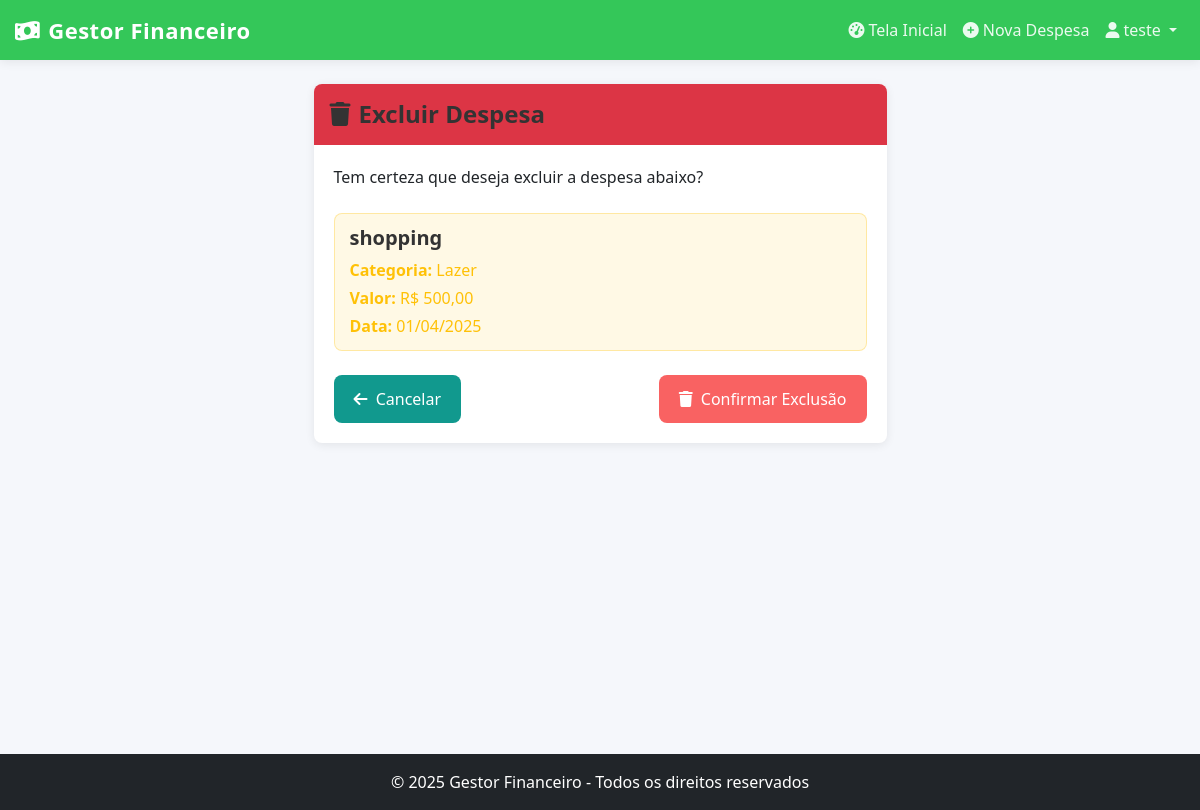
Screenshot of /excluir/4/ (signed in) with the database file from the repository.
### despesas/models.py (models this page shows, shortened)
class Despesa(models.Model):
    usuario = models.ForeignKey(User, on_delete=models.CASCADE)
    categoria = models.ForeignKey(Categoria, on_delete=models.CASCADE)
    descricao = models.CharField(max_length=200)
    valor = models.DecimalField(max_digits=10, decimal_places=2)
    data = models.DateField(default=timezone.now)
    class Meta:
        verbose_name = 'Despesa'
        verbose_name_plural = 'Despesas'
        ordering = ['-data']

class Categoria(models.Model):
    nome = models.CharField(max_length=100)
    descricao = models.TextField(blank=True, null=True)
    class Meta:
        verbose_name = 'Categoria'
        verbose_name_plural = 'Categorias'
        ordering = ['nome']

### despesas/views.py (the view)
# urls.py: path('excluir/<int:pk>/', views.DespesaDelete.as_view(), name='excluir_despesa'),
class DespesaDelete(LoginRequiredMixin, DeleteView):
    model = Despesa
    template_name = 'despesas/excluir_despesa.html'
    success_url = reverse_lazy('dashboard')
    def get_queryset(self):
        return Despesa.objects.filter(usuario=self.request.user)

### despesas/templates/despesas/excluir_despesa.html (shortened to what this page needs)
{% extends 'despesas/base.html' %}
{% block content %}
<div class="row justify-content-center">
    <div class="col-md-6">
        <div class="card">
            <div class="card-header bg-danger text-white">
                <h4 class="mb-0"><i class="fas fa-trash me-2"></i>Excluir Despesa</h4>
            </div>
            <div class="card-body">
                <p class="mb-4">Tem certeza que deseja excluir a despesa abaixo?</p>
                <div class="alert alert-warning">
                    <h5>{{ object.descricao }}</h5>
                    <p class="mb-1"><strong>Categoria:</strong> {{ object.categoria.nome }}</p>
                    <p class="mb-1"><strong>Valor:</strong> R$ {{ object.valor|floatformat:2 }}</p>
                    <p class="mb-0"><strong>Data:</strong> {{ object.data|date:"d/m/Y" }}</p>
                </div>
                <form method="post">
                    <div class="d-flex justify-content-between mt-4">
                        <a href="{% url 'dashboard' %}" class="btn btn-secondary">
                            <i class="fas fa-arrow-left me-1"></i> Cancelar
                        </a>
                        <button type="submit" class="btn btn-danger">
                            <i class="fas fa-trash me-1"></i> Confirmar Exclusão
                        </button>
                    </div>
                </form>
            </div>
        </div>
    </div>
</div>
{% endblock %}

### despesas/templates/despesas/base.html (shortened to what this page needs)
{% load static %}
<!DOCTYPE html>
<html lang="pt-br">
<head>
    <link href="https://cdn.jsdelivr.net/npm/bootstrap@5.3.0/dist/css/bootstrap.min.css" rel="stylesheet">
    <link rel="stylesheet" href="https://cdnjs.cloudflare.com/ajax/libs/font-awesome/6.4.0/css/all.min.css">
    <link rel="stylesheet" href="{% static 'despesas/css/styles.css' %}">
</head>
<body>
    <div class="content-wrapper">
        <nav class="navbar navbar-expand-lg navbar-dark bg-success mb-4">
            <div class="container">
                <a class="navbar-brand" href="{% url 'dashboard' %}">
                    <i class="fas fa-money-bill-wave me-2"></i>Gestor Financeiro
                </a>
                <div class="collapse navbar-collapse" id="navbarNav">
                    <ul class="navbar-nav ms-auto">
                        {% if user.is_authenticated %}
                        <li class="nav-item">
                            <a class="nav-link" href="{% url 'dashboard' %}">
                                <i class="fas fa-tachometer-alt me-1"></i>Tela Inicial
                            </a>
                        </li>
                        <li class="nav-item">
                            <a class="nav-link" href="{% url 'nova_despesa' %}">
                                <i class="fas fa-plus-circle me-1"></i>Nova Despesa
                            </a>
                        </li>
                        <li class="nav-item dropdown">
                            <a class="nav-link dropdown-toggle" href="#" id="navbarDropdown" role="button" data-bs-toggle="dropdown">
                                <i class="fas fa-user me-1"></i>{{ user.username }}
                            </a>
                        </li>
                        {% else %}
                        <li class="nav-item">
                            <a class="nav-link" href="{% url 'login' %}">
                                <i class="fas fa-sign-in-alt me-1"></i>Entrar
                            </a>
                        </li>
                        {% endif %}
                    </ul>
                </div>
            </div>
        </nav>
        <div class="container" id="main-content">
            {% block content %}{% endblock %}
        </div>
    </div>
    <footer class="bg-dark text-white text-center py-3">
        <div class="container">
            <p class="mb-0">&copy; {% now "Y" %} Gestor Financeiro - Todos os direitos reservados</p>
        </div>
    </footer>
</body>
</html>

### despesas/static/despesas/css/styles.css (style rules this page uses)
:root { --cor-primaria: #34c759; --cor-primaria-hover: #2db54f; --cor-secundaria: #007bff; --cor-texto: #333; --cor-texto-secundario: #666; --cor-fundo: #f5f5f5; --cor-card: #fff; --cor-borda: #e0e0e0; --cor-despesa: #F96262; --cor-receita: #34c759; --sombra-padrao: 0 2px 10px rgba(0,0,0,0.08); --primary-color: #11998e; --primary-light: #66c2bb; --primary-dark: #0c6e67; --secondary-color: #38ef7d; --text-color: #333; --light-text: #767676; --background-color: #f8f9fa; --card-bg: #ffffff; --success-color: #28a745; --warning-color: #ffc107; --danger-color: #dc3545; }
body { background-color: #f5f7fb; font-family: 'Poppins', 'Segoe UI', Tahoma, Geneva, Verdana, sans-serif; color: var(--text-color); margin: 0; padding: 0; min-height: 100vh; display: flex; flex-direction: column; }
.container { max-width: 1200px; margin: 0 auto; padding: 0 15px; flex: 1; }
h1, h2, h3, h4, h5, h6 { margin-top: 0; font-weight: 600; color: var(--text-color); }
a { color: var(--primary-color); text-decoration: none; transition: color 0.3s; }
.navbar { background-color: #34c759 !important; box-shadow: var(--sombra-padrao); border: none; height: 60px; }
.navbar-brand { font-weight: 700; letter-spacing: 0.5px; color: white !important; font-size: 22px; }
.navbar-brand i { margin-right: 8px; }
.nav-link { font-weight: 500; transition: all 0.3s ease; color: rgba(255, 255, 255, 0.9) !important; }
.card { border-radius: 8px; overflow: hidden; box-shadow: var(--sombra-padrao); margin-bottom: 24px; border: none; transition: transform 0.2s ease, box-shadow 0.2s ease; }
.card-header { border-bottom: none; padding: 1rem; background-color: var(--cor-card); font-weight: 600; color: var(--cor-texto); }
.card-body { padding: 20px; }
.btn { display: inline-block; font-weight: 500; text-align: center; vertical-align: middle; cursor: pointer; background-color: var(--primary-color); color: white; border: none; padding: 12px 20px; font-size: 1rem; border-radius: 8px; transition: background-color 0.3s, transform 0.3s; }
.btn-danger { background-color: var(--cor-despesa); border-color: var(--cor-despesa); }
.alert { padding: 12px 15px; border-radius: 8px; margin-bottom: 20px; }
.alert-warning { background-color: rgba(255, 193, 7, 0.1); color: var(--warning-color); border: 1px solid rgba(255, 193, 7, 0.3); }
html, body { height: 100%; margin: 0; padding: 0; }
body { display: flex; flex-direction: column; min-height: 100vh; }
.content-wrapper { flex: 1 0 auto; width: 100%; }
footer { flex-shrink: 0; background-color: #212529 !important; color: white !important; width: 100%; padding: 15px 0; margin-top: auto; position: relative; }
.card { border-radius: 8px; overflow: hidden; }
.card-header { border-bottom: none; padding: 1rem; }
#main-content { min-height: calc(100vh - 130px); }

### rows the page displays
Despesa: descricao "shopping", categoria.nome "Lazer", valor "500,00", data "01/04/2025"

### other values shown
{{ user.username }} "teste"
